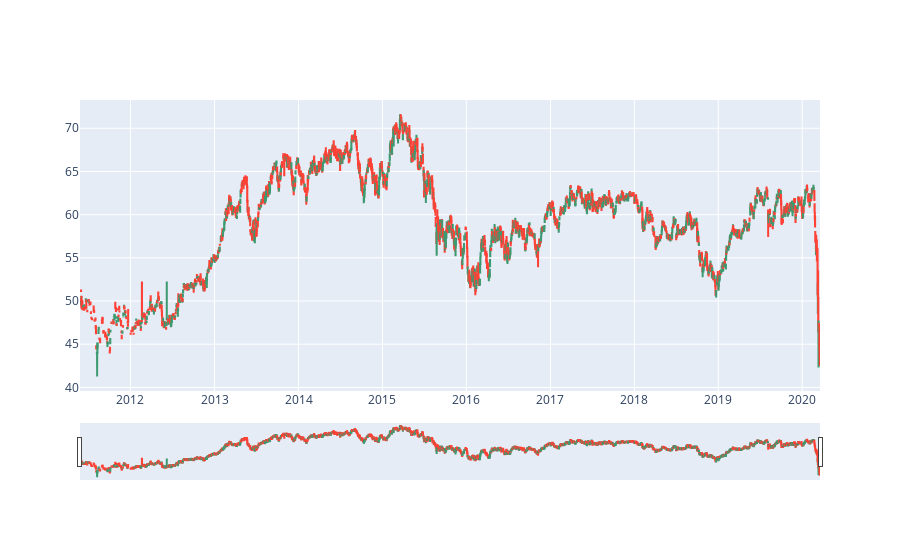

The notebook cell this image was saved under:
### Code cell
figSignal = go.Figure(data=data)
figSignal.show()

### Figure 1 — Plotly figure (JSON) as saved in the notebook; plotly's stock layout.template omitted (floating-point values rounded to 4 significant figures; data arrays with more than 128 entries replaced by an {"elided": "..."} marker saying what was removed)
{"data": [{"close": {"elided": "2195 float values"}, "high": {"elided": "2195 float values"}, "low": {"elided": "2195 float values"}, "open": {"elided": "2195 float values"}, "type": "candlestick", "x": {"elided": "2195 str values"}}], "layout": {}}
